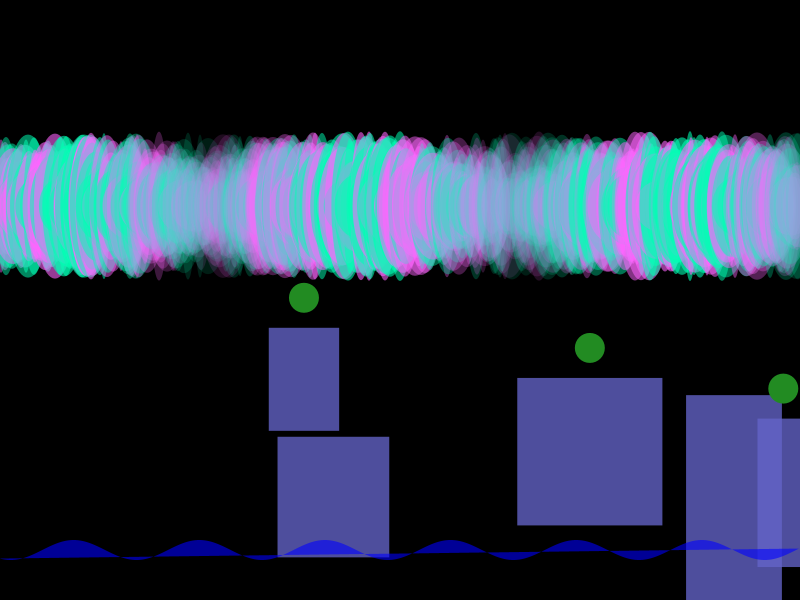
Frame 1 (no input)
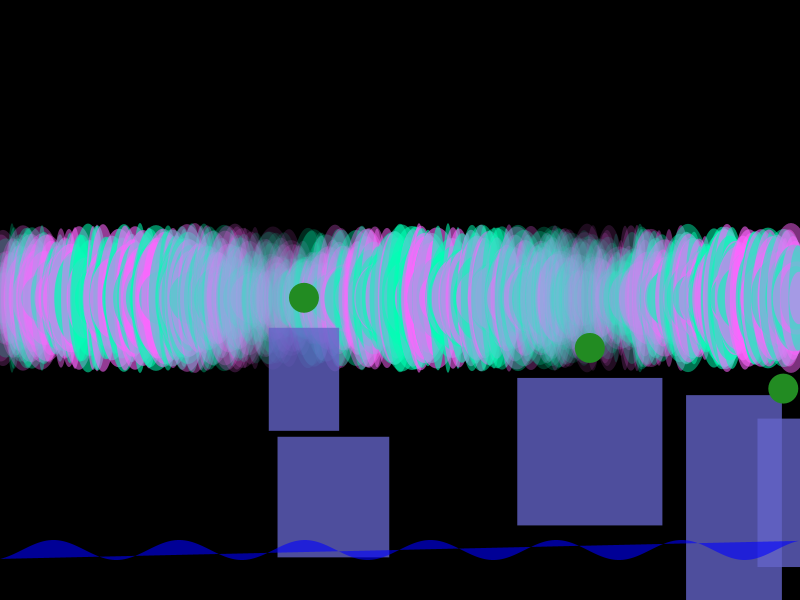
Frame 60 (the mouse pressed at the canvas centre just before this capture)
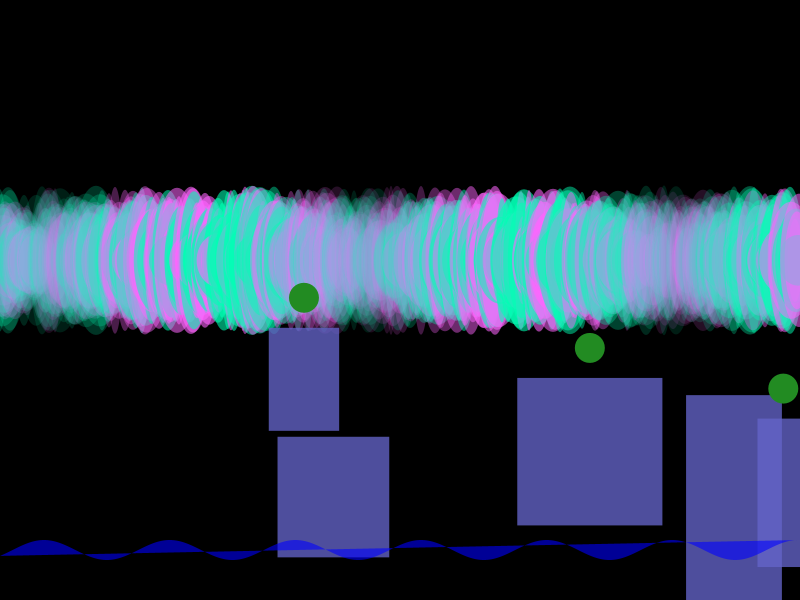
Frame 120 (the mouse held since frame 60 and released just before this capture)

The Processing sketch that drew these frames (run headless with seeded random() and noise(); from frame 60 on, the mouse is pressed at the canvas centre):

// Processing sketch: Zhonger_Huang
// ── Zhonger_Huang.pde
int numStructures = 5;  // Number of city structures to be drawn
float[] xPositions = new float[numStructures];
float[] yPositions = new float[numStructures];
float[] structureWidths = new float[numStructures];
float[] structureHeights = new float[numStructures];
color auroraColor1, auroraColor2;

void setup() {
  size(800, 600);
  // Initialize the position and sizes of the structures
  for (int i = 0; i < numStructures; i++) {
    xPositions[i] = random(width);
    yPositions[i] = random(height / 2, height);  // Only in the lower half to keep the sky clear
    structureWidths[i] = random(50, 150);
    structureHeights[i] = random(100, 300);
  }
  
  auroraColor1 = color(0, 255, 180, 150);  // Light cyan
  auroraColor2 = color(255, 100, 255, 150);  // Light purple
}

void draw() {
  background(0);  // Black background to symbolize the infinite night sky
  
  // Draw the aurora borealis effect
  drawAurora();

  // Draw civil and environmental engineering structures
  drawStructures();
}

void drawAurora() {
  // Simulate the shifting aurora colors in the sky
  noStroke();
  float auroraWave = sin(millis() * 0.0005) * 100;  // Simulate a slow wave effect in aurora movement
  for (int i = 0; i < width; i++) {
    float alpha = map(sin(i * 0.02 + millis() * 0.002), -1, 1, 50, 255);
    if (i % 2 == 0) {
      fill(auroraColor1, alpha);
    } else {
      fill(auroraColor2, alpha);
    }
    ellipse(i, height / 3 + auroraWave, random(10, 50), random(50, 150));  // Create floating aurora patterns
  }
}

void drawStructures() {
  // Simulate civil engineering structures blending with nature
  for (int i = 0; i < numStructures; i++) {
    fill(100, 100, 200, 200);  // Blue structures, to represent human-built engineering
    rect(xPositions[i], yPositions[i], structureWidths[i], structureHeights[i]);

    // Add a small environmental touch, like trees (represented by simple circles)
    if (i % 2 == 0) {
      fill(34, 139, 34);  // Green color for trees
      ellipse(xPositions[i] + structureWidths[i] / 2, yPositions[i] - 30, 30, 30);  // Tree on top of the structure
    }
  }

  // Add a river flowing through the bottom of the screen to represent the environmental aspect
  fill(0, 0, 255, 150);  // Water color
  beginShape();
  for (int i = 0; i < width; i++) {
    float riverY = height - 50 + sin(i * 0.05 + millis() * 0.003) * 10;  // River waves
    vertex(i, riverY);
  }
  endShape(CLOSE);
}
